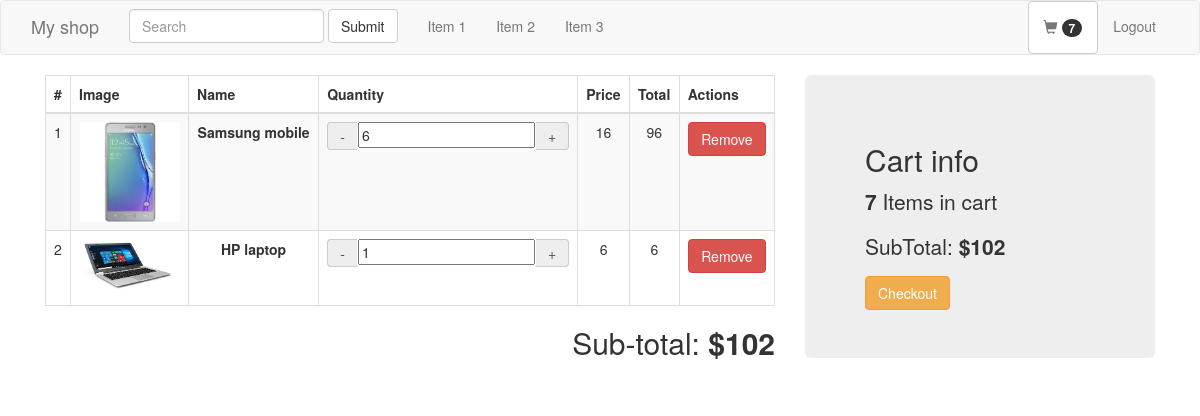
/mycart.php (signed in), run on the app's committed database.
### tables this page shows
CREATE TABLE IF NOT EXISTS `product` (
  `product_id` int(11) NOT NULL,
  `product_name` text NOT NULL,
  `product_category` int(11) NOT NULL,
  `product_price` float NOT NULL,
  `product_stock` int(11) NOT NULL,
  `product_date` datetime NOT NULL,
  `product_country` int(11) NOT NULL,
  `product_description` text NOT NULL
);

CREATE TABLE IF NOT EXISTS `product_image` (
  `pr_img_id` int(11) NOT NULL,
  `product_id` int(11) NOT NULL,
  `pr_img_name` varchar(255) NOT NULL,
  `pr_img_description` varchar(255) NOT NULL
);

CREATE TABLE IF NOT EXISTS `cart` (
  `cart_id` int(11) NOT NULL,
  `cart_user` int(11) NOT NULL,
  `cart_product` int(11) NOT NULL,
  `cart_quantity` int(11) NOT NULL
);

### includes/php/user_info.php (called while the page is built, shortened)
<?php
include_once($_SERVER["DOCUMENT_ROOT"]."/mystore/includes/php/functions.php");
include_once($_SERVER["DOCUMENT_ROOT"]."/mystore/includes/php/conx.php");
?>
<?php
$login = false;
if(is_login())
{
    $user_id = $_SESSION["user_id"];
    $user_uname = $_SESSION["user_uname"];
    $user_info_query = mysqli_query($conx, "SELECT * FROM user WHERE user_id='$user_id' && user_uname='$user_uname' LIMIT 1");
}else
{
    if(!$login)
    {
        $user_id = null;
    }
}
?>

### mycart.php (the view, shortened to what this page needs)
<?php
include_once("header.php");
include_once("includes/php/functions.php");
?>
<div class="container">
    <div class="col-md-8">
        <?php
        if($products_in_cart != null)
        {
        ?>
        <table class="table table-striped table-bordered table-responsive">
            <thead>
                <tr>
                    <th>#</th>
                    <th>
                        Image
                    </th>
                    <th>
                        Name
                    </th>
                    <th>
                        Quantity
                    </th>
                    <th>
                        Price
                    </th>
                    <th>
                        Total
                    </th>
                    <th colspan="1">
                        Actions
                    </th>
                </tr>
            </thead>
            <tbody>
                <?php
            $pc_count = 1;
            foreach($products_in_cart as $pc)
            {
                ?>
                <tr class='text-center cart-element'>
                    <td><?=($pc_count++)?></td>
                    <td>
                        <img src="images/<?=$pc->images[0]["name"]?>" class="pr_sm_img" alt="">
                    </td>
                    <td>
                        <strong>
                            <?=$pc->name?>
                        </strong>
                    </td>
                    <td>
                        <div class="input-group">
                            <a class='btn btn-danger input-group-addon range_change ' data-value='-1'>-</a>
                            <input class='product_quantity_input' name="product_quantity" type="number_format" min='1'  max='<?=$pc->stock?>' class='form-control' step='1' data-ovalue='<?=$pc->selected?>' value='<?=$pc->selected?>'>
                            <a class='btn btn-primary btn-info input-group-addon range_change <?php if($pc->stock<=1){echo "disabled";} ?>' data-value='1'>+</a>
                        </div>
                        <p>
                            <br>
                        </p>
                    </td>
                    <td class="product_price" data-price="<?=$pc->price?>">
                        <?=$pc->price?>
                    </td>
                    <td class='product_total'>
                        <?=(intval($pc->selected) * intval($pc->price))?>
                    </td>
                    <td>
                        <button class="btn btn-danger btn_product_remove_cart" data-id='<?=$pc->id?>'>
                            Remove
                        </button>
                    </td>
                </tr>
                <?php
            }
                ?>
            </tbody>
        </table>
        <div>
            <h2 class="text-right">Sub-total: <strong class="sub_total">$<?=$cart_info["subtotal"]?></strong></h2>
        </div>
        <?php
        }else
        {
            echo "No products in cart";
        }
        ?>
    </div>
    <div class="col-md-4">
        <div class="jumbotron">
            <h2>Cart info</h2>
            <p>
                <strong><?=$cart_info["total_items"]?></strong> Items in cart
            </p>
            <p>
                SubTotal: <strong class="sub_total">$<?=$cart_info["subtotal"]?></strong>
            </p>
            <a href="checkout.php" class="btn btn-warning">
                Checkout
            </a>
        </div>
    </div>
</div>
<?php
include_once("footer.php");
?>

### mycart.php (style rules this page uses)
.pr_sm_img { width: 100px; }

### data on the page
product: product_image.pr_img_name (picture), product_name "Samsung mobile", product_price "16"
cart: product_quantity "6", intval($pc->selected)*intval($pc->price) "96"
product: product_image.pr_img_name (picture), product_name "HP laptop", product_price "6"
cart: product_quantity "1", intval($pc->selected)*intval($pc->price) "6"

### other printed values
$cart_info["total_items"] "7"
$cart_info["subtotal"] "102"
